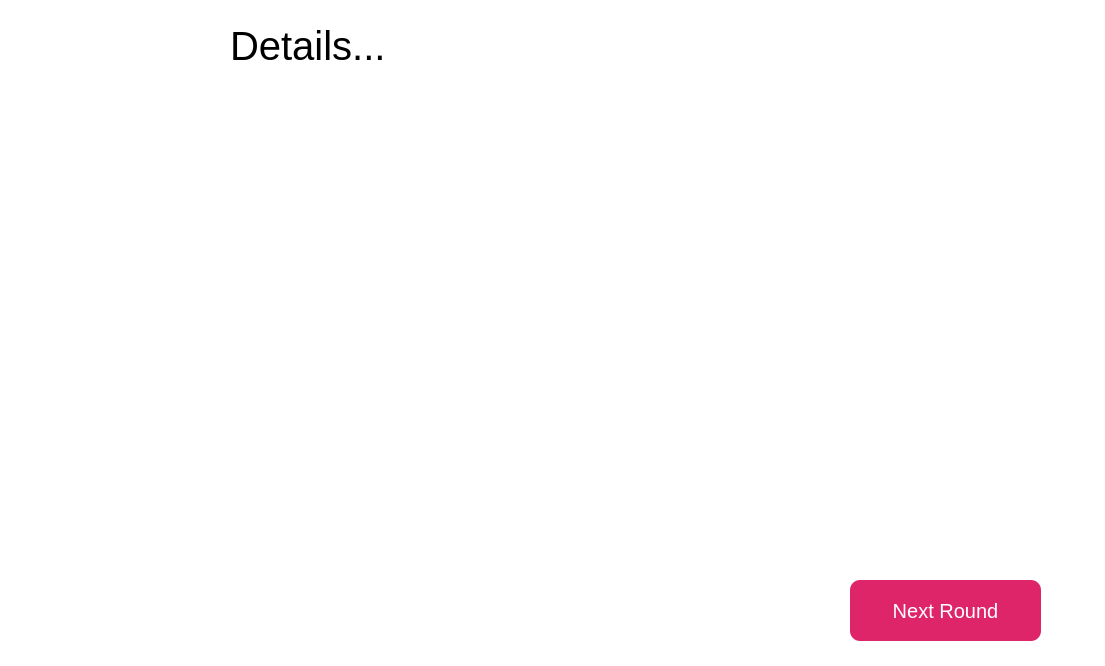
<?xml version="1.0" encoding="UTF-8"?>
<ui version="4.0">
 <class>Dialog</class>
 <widget class="QDialog" name="Dialog">
  <property name="geometry">
   <rect>
    <x>0</x>
    <y>0</y>
    <width>1105</width>
    <height>666</height>
   </rect>
  </property>
  <property name="windowTitle">
   <string>Dialog</string>
  </property>
  <property name="styleSheet">
   <string notr="true">background-color:#fff</string>
  </property>
  <widget class="QLabel" name="label_6">
   <property name="geometry">
    <rect>
     <x>19</x>
     <y>48</y>
     <width>1061</width>
     <height>521</height>
    </rect>
   </property>
   <property name="text">
    <string/>
   </property>
   <property name="pixmap">
    <pixmap>images/hanoy.jpg</pixmap>
   </property>
  </widget>
  <widget class="QPushButton" name="pushButton">
   <property name="geometry">
    <rect>
     <x>850</x>
     <y>580</y>
     <width>191</width>
     <height>61</height>
    </rect>
   </property>
   <property name="styleSheet">
    <string notr="true">font-size:20px;
border-radius : 10%;
background-color: #df2569 ;
color :#fff;</string>
   </property>
   <property name="text">
    <string>Next Round</string>
   </property>
  </widget>
  <widget class="QLabel" name="Details">
   <property name="geometry">
    <rect>
     <x>230</x>
     <y>20</y>
     <width>711</width>
     <height>51</height>
    </rect>
   </property>
   <property name="styleSheet">
    <string notr="true">font-size : 40px</string>
   </property>
   <property name="text">
    <string>Details...</string>
   </property>
  </widget>
 </widget>
 <resources/>
 <connections/>
</ui>
